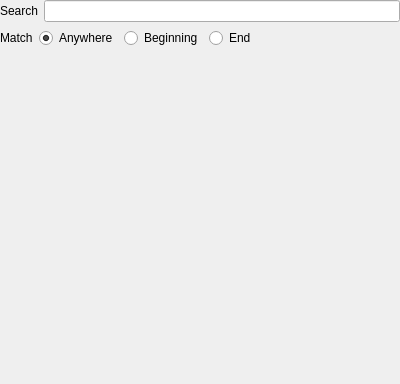
<?xml version="1.0" encoding="UTF-8"?>
<ui version="4.0">
 <class>SearchTabClass</class>
 <widget class="QWidget" name="SearchTabClass">
  <property name="geometry">
   <rect>
    <x>0</x>
    <y>0</y>
    <width>400</width>
    <height>384</height>
   </rect>
  </property>
  <property name="windowTitle">
   <string>SearchTab</string>
  </property>
  <layout class="QGridLayout">
   <property name="margin">
    <number>0</number>
   </property>
   <item row="0" column="0" colspan="5">
    <layout class="QHBoxLayout">
     <item>
      <widget class="QLabel" name="label_5">
       <property name="text">
        <string>Search</string>
       </property>
      </widget>
     </item>
     <item>
      <widget class="QLineEdit" name="lineEditSearch"/>
     </item>
    </layout>
   </item>
   <item row="1" column="0">
    <widget class="QLabel" name="label">
     <property name="text">
      <string>Match</string>
     </property>
    </widget>
   </item>
   <item row="1" column="1">
    <widget class="QRadioButton" name="radioAny">
     <property name="text">
      <string>Anywhere</string>
     </property>
     <property name="checked">
      <bool>true</bool>
     </property>
    </widget>
   </item>
   <item row="1" column="2">
    <widget class="QRadioButton" name="radioBegin">
     <property name="text">
      <string>Beginning</string>
     </property>
    </widget>
   </item>
   <item row="1" column="3">
    <widget class="QRadioButton" name="radioEnd">
     <property name="text">
      <string>End</string>
     </property>
    </widget>
   </item>
   <item row="1" column="4">
    <spacer>
     <property name="orientation">
      <enum>Qt::Horizontal</enum>
     </property>
     <property name="sizeHint" stdset="0">
      <size>
       <width>131</width>
       <height>20</height>
      </size>
     </property>
    </spacer>
   </item>
   <item row="2" column="0" colspan="5">
    <widget class="SearchWidget" name="searchWidget" native="true">
     <property name="sizePolicy">
      <sizepolicy hsizetype="Preferred" vsizetype="Expanding">
       <horstretch>0</horstretch>
       <verstretch>0</verstretch>
      </sizepolicy>
     </property>
    </widget>
   </item>
  </layout>
 </widget>
 <layoutdefault spacing="6" margin="11"/>
 <customwidgets>
  <customwidget>
   <class>SearchWidget</class>
   <extends>QWidget</extends>
   <header>SearchWidget.h</header>
   <container>1</container>
  </customwidget>
 </customwidgets>
 <resources/>
 <connections/>
</ui>
